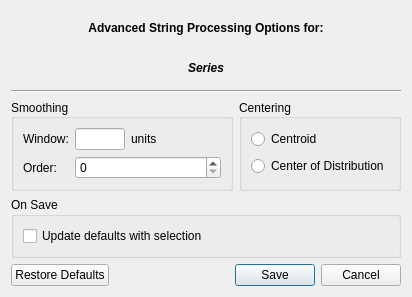
<?xml version="1.0" encoding="UTF-8"?>
<ui version="4.0">
 <class>Dialog</class>
 <widget class="QDialog" name="Dialog">
  <property name="windowModality">
   <enum>Qt::WindowModal</enum>
  </property>
  <property name="geometry">
   <rect>
    <x>0</x>
    <y>0</y>
    <width>412</width>
    <height>297</height>
   </rect>
  </property>
  <property name="windowTitle">
   <string>Dialog</string>
  </property>
  <property name="modal">
   <bool>true</bool>
  </property>
  <layout class="QVBoxLayout" name="verticalLayout_3">
   <item>
    <widget class="QLabel" name="label_3">
     <property name="font">
      <font>
       <weight>75</weight>
       <bold>true</bold>
      </font>
     </property>
     <property name="text">
      <string>Advanced String Processing Options for:</string>
     </property>
     <property name="alignment">
      <set>Qt::AlignCenter</set>
     </property>
    </widget>
   </item>
   <item>
    <widget class="QLabel" name="labelName">
     <property name="font">
      <font>
       <weight>75</weight>
       <italic>true</italic>
       <bold>true</bold>
      </font>
     </property>
     <property name="text">
      <string>Series</string>
     </property>
     <property name="alignment">
      <set>Qt::AlignCenter</set>
     </property>
    </widget>
   </item>
   <item>
    <widget class="Line" name="line_2">
     <property name="orientation">
      <enum>Qt::Horizontal</enum>
     </property>
    </widget>
   </item>
   <item>
    <layout class="QHBoxLayout" name="horizontalLayout_2">
     <item>
      <widget class="QGroupBox" name="groupBox">
       <property name="font">
        <font>
         <weight>50</weight>
         <bold>false</bold>
        </font>
       </property>
       <property name="title">
        <string>Smoothing</string>
       </property>
       <property name="alignment">
        <set>Qt::AlignLeading|Qt::AlignLeft|Qt::AlignVCenter</set>
       </property>
       <layout class="QFormLayout" name="formLayout">
        <item row="0" column="0">
         <widget class="QLabel" name="label">
          <property name="text">
           <string>Window:</string>
          </property>
         </widget>
        </item>
        <item row="0" column="1">
         <layout class="QHBoxLayout" name="horizontalLayout">
          <item>
           <widget class="QLineEdit" name="lineEditSmoothWindow">
            <property name="maximumSize">
             <size>
              <width>50</width>
              <height>16777215</height>
             </size>
            </property>
           </widget>
          </item>
          <item>
           <widget class="QLabel" name="labelSmoothWindowUnits">
            <property name="text">
             <string>units</string>
            </property>
           </widget>
          </item>
         </layout>
        </item>
        <item row="1" column="0">
         <widget class="QLabel" name="label_2">
          <property name="text">
           <string>Order:</string>
          </property>
         </widget>
        </item>
        <item row="1" column="1">
         <widget class="QSpinBox" name="spinBoxOrder"/>
        </item>
       </layout>
      </widget>
     </item>
     <item>
      <widget class="QGroupBox" name="groupBox_2">
       <property name="font">
        <font>
         <weight>50</weight>
         <bold>false</bold>
        </font>
       </property>
       <property name="title">
        <string>Centering</string>
       </property>
       <property name="alignment">
        <set>Qt::AlignLeading|Qt::AlignLeft|Qt::AlignVCenter</set>
       </property>
       <layout class="QVBoxLayout" name="verticalLayout">
        <item>
         <widget class="QRadioButton" name="radioButtonCentroid">
          <property name="text">
           <string>Centroid</string>
          </property>
         </widget>
        </item>
        <item>
         <widget class="QRadioButton" name="radioButtonCOD">
          <property name="text">
           <string>Center of Distribution</string>
          </property>
         </widget>
        </item>
       </layout>
      </widget>
     </item>
    </layout>
   </item>
   <item>
    <widget class="QGroupBox" name="groupBox_3">
     <property name="font">
      <font>
       <weight>50</weight>
       <bold>false</bold>
      </font>
     </property>
     <property name="title">
      <string>On Save</string>
     </property>
     <layout class="QVBoxLayout" name="verticalLayout_2">
      <item>
       <widget class="QCheckBox" name="checkBoxUpdateDefaults">
        <property name="enabled">
         <bool>true</bool>
        </property>
        <property name="text">
         <string>Update defaults with selection</string>
        </property>
       </widget>
      </item>
     </layout>
    </widget>
   </item>
   <item>
    <widget class="QDialogButtonBox" name="buttonBox">
     <property name="orientation">
      <enum>Qt::Horizontal</enum>
     </property>
     <property name="standardButtons">
      <set>QDialogButtonBox::Cancel|QDialogButtonBox::RestoreDefaults|QDialogButtonBox::Save</set>
     </property>
    </widget>
   </item>
  </layout>
 </widget>
 <resources/>
 <connections>
  <connection>
   <sender>buttonBox</sender>
   <signal>accepted()</signal>
   <receiver>Dialog</receiver>
   <slot>accept()</slot>
   <hints>
    <hint type="sourcelabel">
     <x>248</x>
     <y>254</y>
    </hint>
    <hint type="destinationlabel">
     <x>157</x>
     <y>274</y>
    </hint>
   </hints>
  </connection>
  <connection>
   <sender>buttonBox</sender>
   <signal>rejected()</signal>
   <receiver>Dialog</receiver>
   <slot>reject()</slot>
   <hints>
    <hint type="sourcelabel">
     <x>316</x>
     <y>260</y>
    </hint>
    <hint type="destinationlabel">
     <x>286</x>
     <y>274</y>
    </hint>
   </hints>
  </connection>
 </connections>
</ui>
